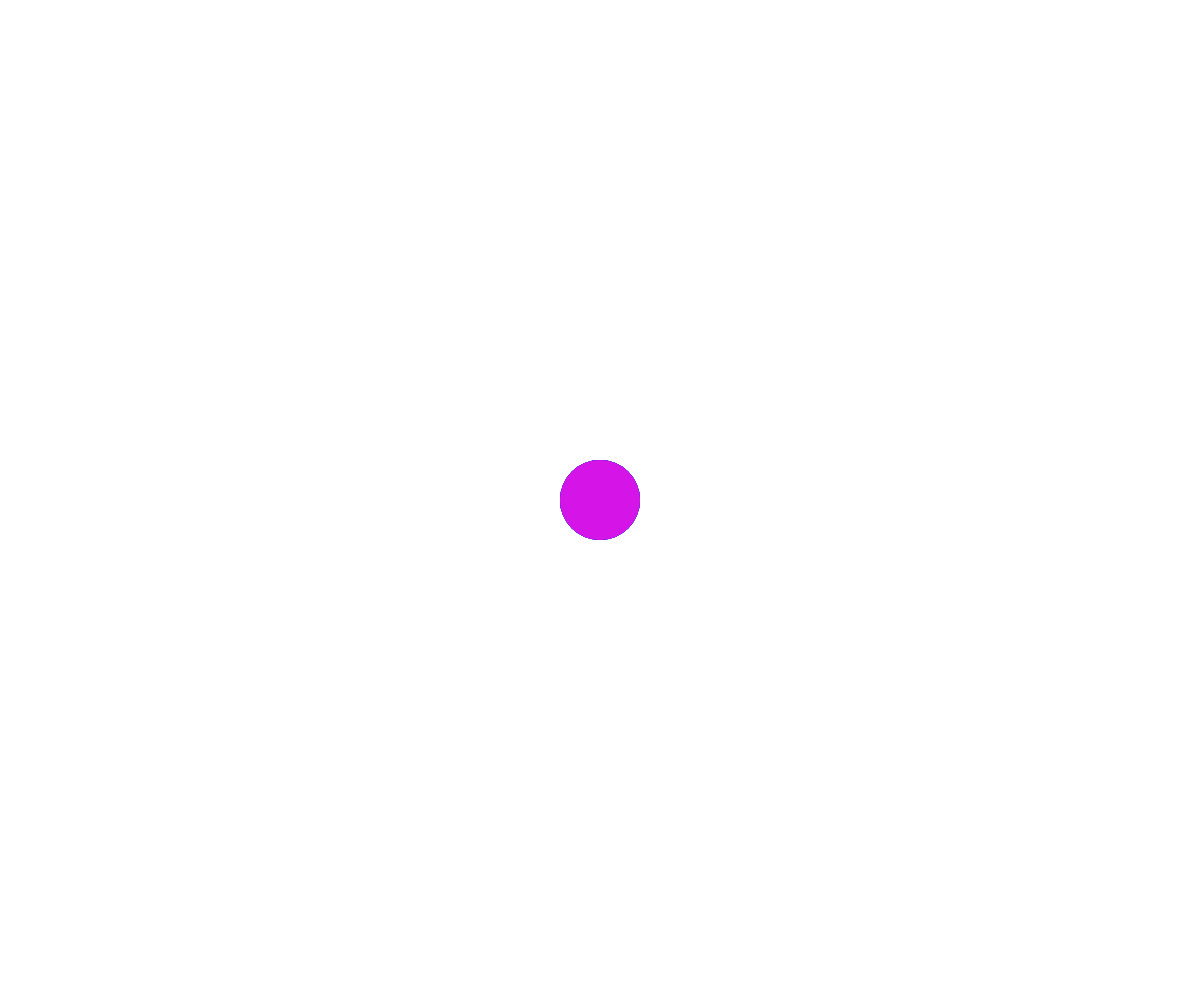
Frame 1 (no input)
Frame 60 (no input): identical to frame 1, image omitted
Frame 120 (the mouse pressed at the canvas centre since frame 60): identical to frame 1, image omitted

The p5.js sketch that drew this single still picture (run headless with seeded random() and noise() and a simulated clock; from frame 60 on, the mouse is pressed at the canvas centre):

// p5.js sketch
// ── sketch.js
let dots = [],
  position, target, velocity, spring, speed;
let animate = false,
  open = false,
  canvas;

function setup() {
  canvas = createCanvas(windowWidth, windowHeight);
  canvas.touchStarted(flip);

  colorMode(HSB, 110);
  background(255);
  noStroke();
  translate(width / 2, height / 2);
  position = new p5.Vector(0, 0);
  target = new p5.Vector(0, 0);
  velocity = new p5.Vector(0, 0);
  spring = 0.65;
  speed = 0.1;

  let buttons = 10;
  let hue = 45;
  for (let i = 0; i < buttons; i++) {
    let offsetAngle = (2 * PI) / buttons;
    let radius = 150;
    target = new p5.Vector(radius * sin(offsetAngle * i), radius * cos(offsetAngle * i));
    let dot = new Dot(position.x, position.y, target, hue + (i * 5));
    dots.push(dot);
    dot.render();
  }
}

function draw() {
  if (animate == true) {
    fill(255);
    translate(width / 2, height / 2);
    rect(-windowWidth / 2, -windowHeight / 2, windowWidth, windowHeight);

    for (let i = 0; i < dots.length; i++) {
      let d = dots[i];
      if (open) {
        target.set(0, 0);
      } else {
        target.set(d.target.x, d.target.y);
      }

      position.set(d.positionX, d.positionY);
      velocity.set(d.velocityX, d.velocityY);
      velocity.mult(spring);
      let difference = p5.Vector.sub(target, position);
      difference.mult(speed);
      velocity.add(difference);
      position.add(velocity);
      d.positionX = position.x;
      d.positionY = position.y;
      d.velocityX = velocity.x;
      d.velocityY = velocity.y;
      d.render();
    }
  }
}

function flip() {
  if (!animate) {
    animate = true;
  } else {
    if (!open) {
      open = true;
    } else if (open) {
      open = false;
    }
  }
}

function Dot(px, py, t, hue) {
  this.positionX = px;
  this.positionY = py;
  this.target = new p5.Vector(0, 0, 0);
  this.target.set(t);
  this.velocityX = 0;
  this.velocityY = 0;
  this.size = 80;
  this.hue = hue;

  this.render = function() {
    fill(hue, 100, 100);
    ellipse(this.positionX, this.positionY, this.size, this.size);
  }
}
